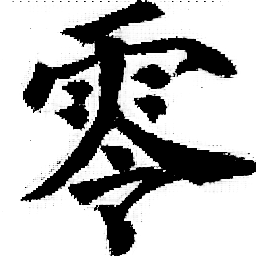
#> input picture images/test1-number/0.png, 256 x 256 px
$ python main.py ../images/test1-number out.png
#> lines starting #> are read from the running program, lines starting #| are printed output that depends on the picture; after the words box and inside, x2 and y2 are one past the last pixel; in counts of white or black regions, pixels touching at a corner belong together
### src/preprocess.py
from PIL import Image, ImageEnhance, ImageFilter
import cv2
import numpy as np

# [14 lines left out: function preprocess_image, not called in this run]

def preprocess_image_otsu(image_path, output_path):
    # 打开并转换图像为灰度
#> called with image_path = '../images/test1-number/0.png'
    img = Image.open(image_path).convert('L')
    # 增强对比度
    enhancer = ImageEnhance.Contrast(img)
    img = enhancer.enhance(2.0)
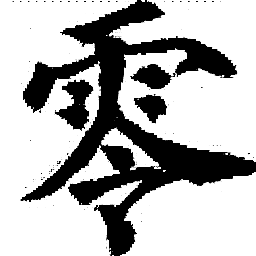
#> img: PIL image 256x256 L; min 0, max 255, mean 180.9
    # 锐化处理
    img = img.filter(ImageFilter.SHARPEN)
    # 将PIL图像转换为NumPy数组
    img_np = np.array(img)
    # 使用中值滤波减少噪声
    img_np = cv2.medianBlur(img_np, 5)
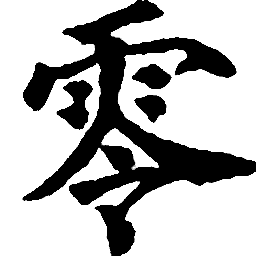
#> img_np: shape (256, 256); min 0, max 255, mean 181.2
    # 使用Otsu's阈值方法
    _, img_np = cv2.threshold(img_np, 0, 255, cv2.THRESH_BINARY + cv2.THRESH_OTSU)
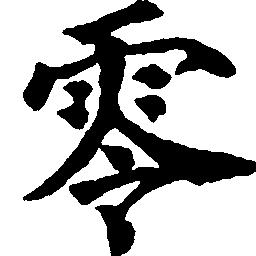
#> img_np: shape (256, 256); 71.1% white; 4 black regions, box (x1, y1, x2, y2) and area: (23, 0, 256, 256) 16770, (57, 80, 93, 130) 985, (132, 64, 172, 89) 631, (134, 95, 166, 123) 548
    # 将NumPy数组转换回PIL图像
    img = Image.fromarray(img_np)
    img.save(output_path)

### src/bitmap.py
import os
from PIL import Image

def bitmap_to_svg(bitmap_path, svg_path):
    # 转换图像格式为 BMP
    bmp_path = bitmap_path.replace('.png', '.bmp')
    image = Image.open(bitmap_path)
    image.save(bmp_path)

    # 使用 potrace 的优化参数将 BMP 转换为 SVG
    # --opttolerance 0.2
    # 作用：控制曲线优化的容忍度。数值较低时，输出的曲线更忠实于位图的边缘，可能使曲线平滑度较低。
    # --alphamax 3.5
    # 作用：控制输出矢量图像中曲线角的平滑度。数值越高，曲线越平滑（越少棱角）。
    # 参数：最大角度设置，可达最高4.0。
    os.system(f'./potrace/bin/potrace {bmp_path} -s -o {svg_path} --opttolerance 0.4 --alphamax 2.5')

### src/generate_font.py
import os
import re
import argparse
from fontTools.fontBuilder import FontBuilder
from fontTools.pens.ttGlyphPen import TTGlyphPen
from fontTools.ttLib import TTFont
from svgpath2mpl import parse_path
import numpy as np
import xml.etree.ElementTree as ET
from convert_svg import convert_svg

# [113 lines left out: functions extract_svg_paths, svg_to_glyph, not called in this run]

def generate_font(svg_directory, output_font_path):
    base_name = os.path.splitext(os.path.basename(output_font_path))[0]

    # 创建字体构建器
    fb = FontBuilder(1000, isTTF=True, glyphDataFormat=1)

    # 设置字体信息
    fb.setupNameTable({
        "familyName": base_name,
        "styleName": "Regular",
        "uniqueFontIdentifier": f"{base_name}:Regular",
        "fullName": f"{base_name} Regular",
        "version": "Version 1.0",
        "psName": f"{base_name}-Regular",
        "manufacturer": "SVG Font Generator",
        "copyright": f"Copyright (c) {base_name} Font"
    })

    # 创建字形表
    glyphs = {}
    glyph_order = ['.notdef']  # 添加 .notdef 字形
    char_map = {}

    # 添加 .notdef 字形（空白字形）
    pen = TTGlyphPen(None)
    pen.moveTo((0, 0))
    pen.lineTo((0, 800))
    pen.lineTo((500, 800))
    pen.lineTo((500, 0))
    pen.closePath()
    glyphs['.notdef'] = pen.glyph()

    # 处理SVG文件
    processed_count = 0
    for svg_filename in sorted(os.listdir(svg_directory)):
        if svg_filename.endswith('.svg'):
            char = svg_filename.replace('.svg', '')
            char_code = ord(char) if len(char) == 1 else int(char) if char.isdigit() else None

            if char_code is None:
                print(f"Skipping {svg_filename}: Could not determine character code")
                continue

            # 读取SVG文件
            svg_path = os.path.join(svg_directory, svg_filename)

            try:
                with open(svg_path, 'r', encoding='utf-8') as f:
                    svg_content = f.read()

                # 修复 SVG 内容
                # fixed_svg = fix_svg_path(svg_content)
                fixed_svg = convert_svg(svg_content)

                # 提取 SVG 路径数据
                path_data = extract_svg_paths(fixed_svg)

                if not path_data:
                    print(f"Warning: No path data found in {svg_filename}")
                    continue

                # 转换为字形
                glyph = svg_to_glyph(path_data, char_code)

                if glyph:
                    # 使用字符或数字作为字形名称
                    glyph_name = f"uni{char_code:04X}" if char_code > 127 else char

                    # 添加到字形表
                    glyphs[glyph_name] = glyph
                    glyph_order.append(glyph_name)
                    char_map[char_code] = glyph_name
                    processed_count += 1
                    print(f"Processed {svg_filename} as {glyph_name}")

            except Exception as e:
                print(f"Failed to process {svg_filename}: {e}")

    if processed_count == 0:
        print("Error: No valid glyphs were processed. Cannot generate font.")
        return False

    # 设置字形表和映射
    fb.setupGlyphOrder(glyph_order)
    fb.setupCharacterMap(char_map)
    fb.setupGlyf(glyphs)

    # 设置水平度量
    hmtx = {}
    for glyph_name in glyph_order:
        # 为每个字形设置宽度和左侧轴承
        if glyph_name == '.notdef':
            hmtx[glyph_name] = (500, 0)
        else:
            # 可以根据字形的实际宽度调整
            hmtx[glyph_name] = (800, 50)

    fb.setupHorizontalMetrics(hmtx)

    # 设置必要的表
    # fb.setupHorizontalHeader(ascent=800, descent=-200)
    # fb.setupOS2(sTypoAscender=800, sTypoDescender=-200, usWinAscent=800, usWinDescent=200)

    # 设置必要的表
    fb.setupHorizontalHeader(ascent=900, descent=-100)
    fb.setupOS2(sTypoAscender=900, sTypoDescender=-100, usWinAscent=900, usWinDescent=100)
    fb.setupPost()

    # 保存字体
    try:
        fb.save(output_font_path)
        print(f"Font successfully generated: {output_font_path}")
        return True
    except Exception as e:
        print(f"Error saving font: {e}")
        return False

# [29 lines left out: function check_font, not called in this run]

# [10 lines that do not run on import are left out]

### src/main.py
import argparse
import os
from preprocess import preprocess_image, preprocess_image_otsu
from bitmap import bitmap_to_svg
from generate_font import generate_font

def main(input_dir, output_font_path):
    processed_dir = os.path.join(input_dir, 'processed')
    svg_dir = os.path.join(input_dir, 'char_svg')
    os.makedirs(processed_dir, exist_ok=True)
    os.makedirs(svg_dir, exist_ok=True)

    # 处理输入目录中的所有图像
    for image_filename in os.listdir(input_dir):
        if image_filename.endswith('.png'):
            base_name = os.path.splitext(image_filename)[0]
            processed_image_path = os.path.join(processed_dir, f'{base_name}_processed.png')
            svg_path = os.path.join(svg_dir, f'{base_name}.svg')

            # 图像预处理和转换
            # 采用 otsu 方法二值化
            # preprocess_image(os.path.join(input_dir, image_filename), processed_image_path)
            preprocess_image_otsu(os.path.join(input_dir, image_filename), processed_image_path)
            bitmap_to_svg(processed_image_path, svg_path)
#> pass 2 of the loop in main, `for image_filename in os.listdir(input_dir):`:
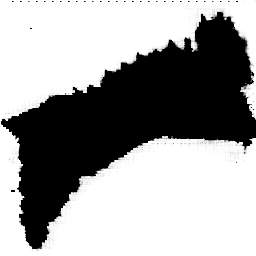
#> input picture images/test1-number/1.png, 256 x 256 px
#> in preprocess_image_otsu (call 2), `img = img.filter(ImageFilter.SHARPEN)`:
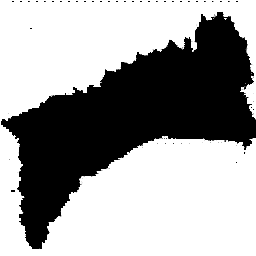
#> img: PIL image 256x256 L; min 0, max 255, mean 159.1
#> in preprocess_image_otsu (call 2), `_, img_np = cv2.threshold(img_np, 0, 255, cv2.THRESH_BINARY + cv2.THRE..`:
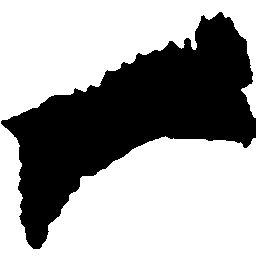
#> img_np: shape (256, 256); 62.5% white; 1 black region, box (x1, y1, x2, y2) and area: (1, 12, 256, 249) 24564

    print(svg_dir)
    print(output_font_path)

    # 生成字体文件
    # os.system(f'ffpython ./src/generate_font.py {svg_dir} {output_font_path}')
    generate_font(svg_dir, output_font_path)

if __name__ == "__main__":
    parser = argparse.ArgumentParser(description="Generate font from images.")
    parser.add_argument('input_dir', type=str, help='Directory containing the images')
    parser.add_argument('output_font_path', type=str, help='Output path for the generated font file')
    args = parser.parse_args()
    main(args.input_dir, args.output_font_path)
